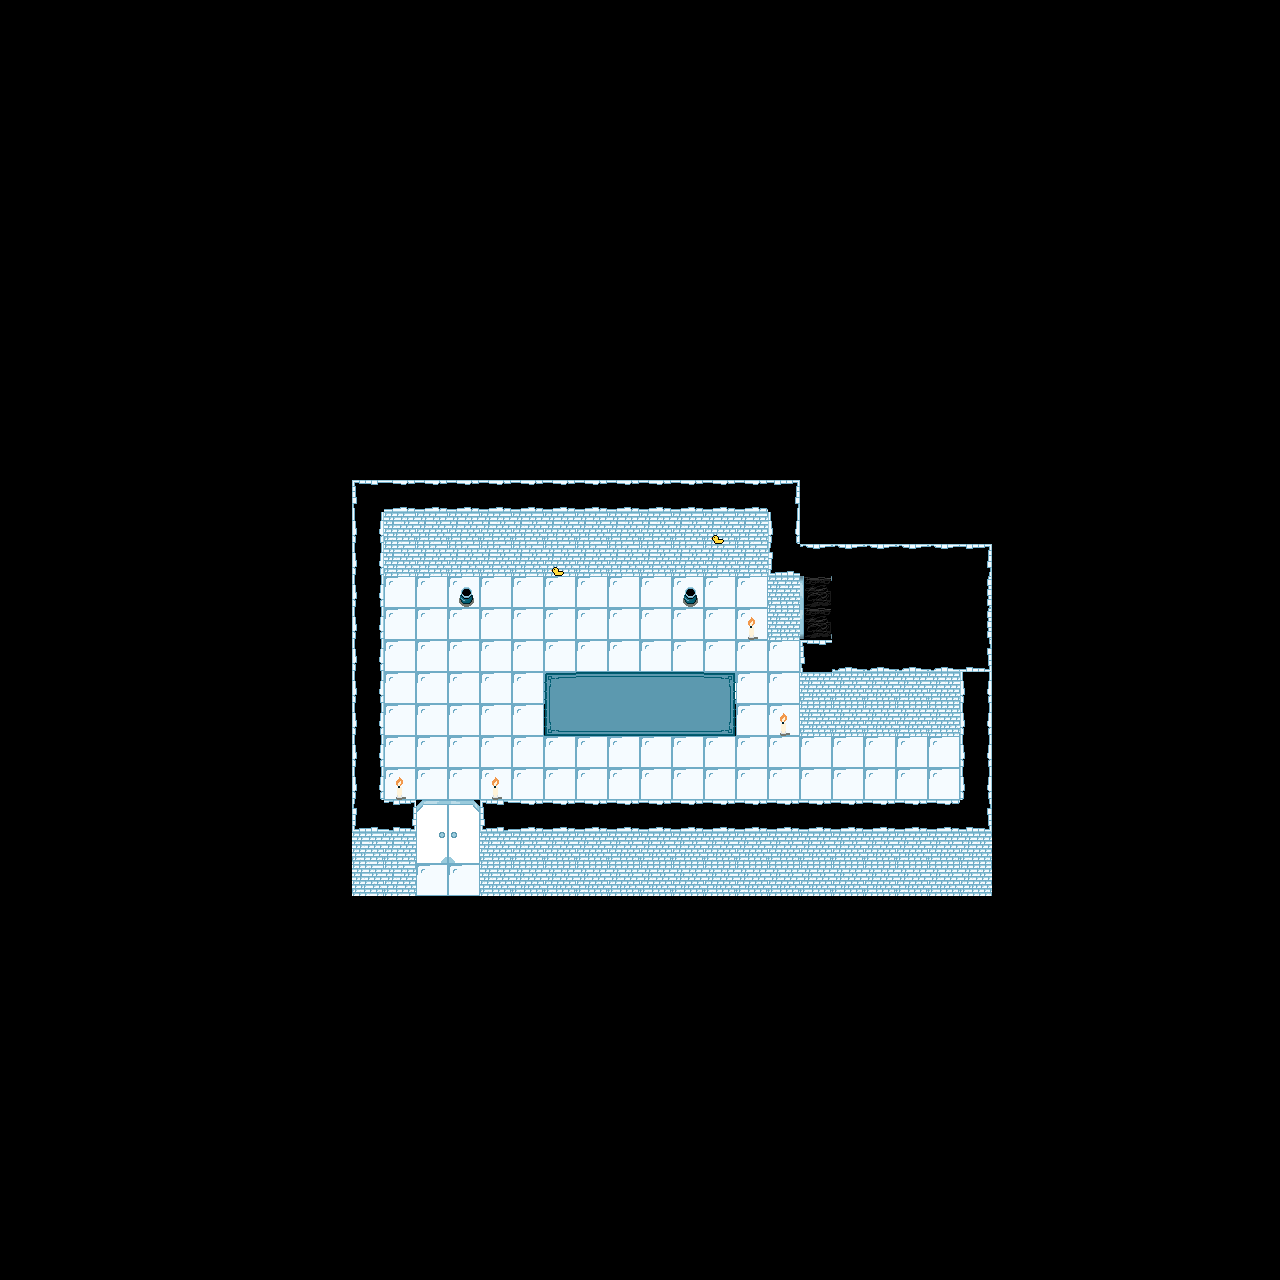

This is a level from a 2D game, rendered from its Tiled map with the project's own tilesets. A one-line summary and the map file follow, with tile-layer data summarised:
An orthogonal 40x40 tile map with 32x32 px tiles, 2 tile layers (Tile Layer 1, Tile Layer 2) and 10 objects.

<map version="1.10" tiledversion="1.11.2" orientation="orthogonal" renderorder="right-down" width="40" height="40" tilewidth="32" tileheight="32" infinite="0" nextlayerid="4" nextobjectid="11">
 <tileset firstgid="1" source="../FinalRoomTileset.tsx" />
 <layer id="1" name="Tile Layer 1" width="40" height="40">
  <data>[1600 cells, 207 non-empty, 22 distinct tile ids]</data>
 </layer>
 <objectgroup id="2" name="Object Layer 1">
  <object id="1" x="480" y="800" width="512" height="32">
   <properties>
    <property name="Tag" value="Wall" />
   </properties>
  </object>
  <object id="2" x="768" y="544" width="224" height="32">
   <properties>
    <property name="Tag" value="Wall" />
   </properties>
  </object>
  <object id="3" x="800" y="640.333" width="192" height="32">
   <properties>
    <property name="Tag" value="Wall" />
   </properties>
  </object>
  <object id="4" x="960" y="672" width="32" height="128">
   <properties>
    <property name="Tag" value="Wall" />
   </properties>
  </object>
  <object id="5" x="352" y="480" width="448" height="96">
   <properties>
    <property name="Tag" value="Wall" />
   </properties>
  </object>
  <object id="6" x="800" y="672" width="160" height="64">
   <properties>
    <property name="Tag" value="Wall" />
   </properties>
  </object>
  <object id="7" x="768" y="576" width="32" height="64" />
  <object id="8" x="352" y="576" width="32" height="256" />
  <object id="9" x="384" y="800" width="32" height="32" />
  <object id="10" x="480" y="639.333" width="32" height="32">
   <properties>
    <property name="Enemy" value="PinBaller" />
    <property name="Tag" value="Enemy" />
   </properties>
  </object>
 </objectgroup>
 <layer id="3" name="Tile Layer 2" width="40" height="40">
  <data>[1600 cells, 56 non-empty, 13 distinct tile ids]</data>
 </layer>
</map>
